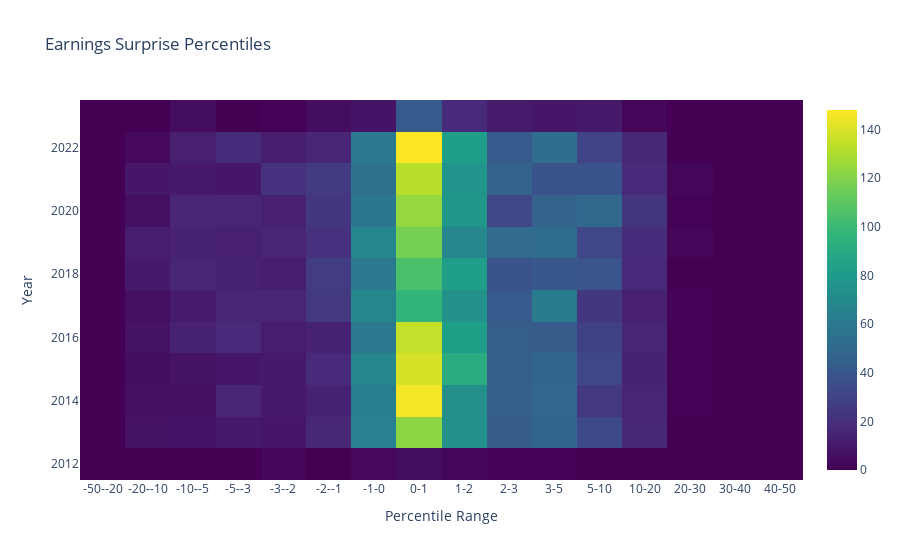

Here is the notebook cell this chart was saved with:
### Markdown cell above
Heatmap for data without outliers

### Code cell
heatmap_trace = go.Heatmap(z=df_percentiles2.values,
                           x=df_percentiles2.columns,
                           y=df_percentiles2.index,
                           colorscale='Viridis')

# create the layout
layout = go.Layout(title='Earnings Surprise Percentiles',
                   xaxis_title='Percentile Range',
                   yaxis_title='Year')

# create the figure object and plot
fig = go.Figure(data=[heatmap_trace], layout=layout)
fig.show()

### Figure 1 — Plotly figure (JSON) as saved in the notebook; plotly's stock layout.template omitted (floating-point values rounded to 4 significant figures; data arrays with more than 128 entries replaced by an {"elided": "..."} marker saying what was removed)
{"data": [{"colorscale": [[0, "#440154"], [0.1111, "#482878"], [0.2222, "#3e4989"], [0.3333, "#31688e"], [0.4444, "#26828e"], [0.5556, "#1f9e89"], [0.6667, "#35b779"], [0.7778, "#6ece58"], [0.8889, "#b5de2b"], [1, "#fde725"]], "type": "heatmap", "x": ["-50--20", "-20--10", "-10--5", "-5--3", "-3--2", "-2--1", "-1-0", "0-1", "1-2", "2-3", "3-5", "5-10", "10-20", "20-30", "30-40", "40-50"], "y": [2012, 2013, 2014, 2015, 2016, 2017, 2018, 2019, 2020, 2021, 2022, 2023], "z": {"elided": "12x16 int values"}}], "layout": {"title": {"text": "Earnings Surprise Percentiles"}, "xaxis": {"title": {"text": "Percentile Range"}}, "yaxis": {"title": {"text": "Year"}}}}
